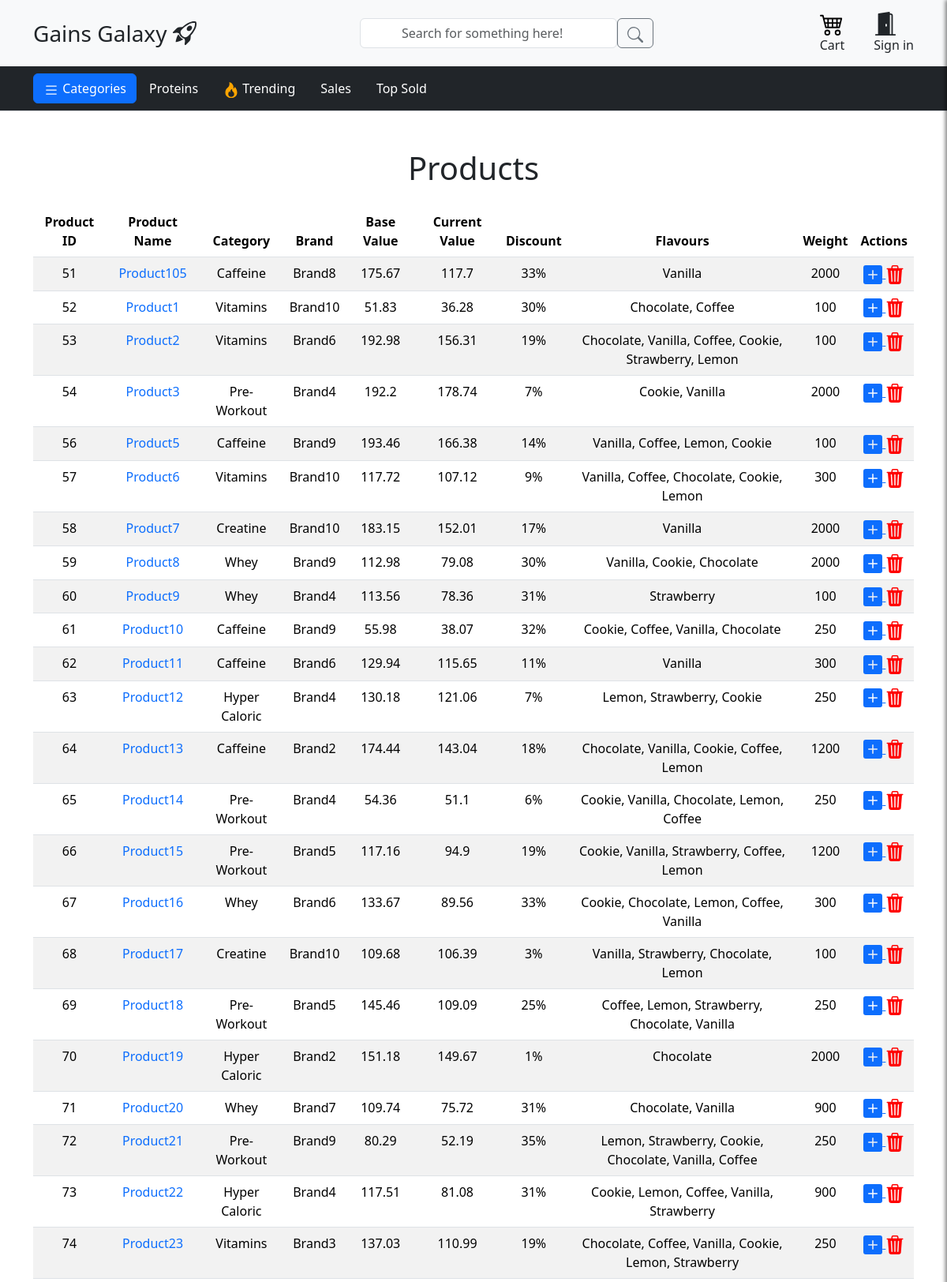
The app's page /all_products (upper part) with its own data.
### app/models.py (models this page shows)
class Products(db.Model):
    __tablename__ = 'products'
    id = db.Column(db.Integer, primary_key=True)
    name = db.Column(db.String(100), nullable=False)
    category = db.Column(db.String(100), nullable=False)
    brand = db.Column(db.String(100), nullable=False)
    base_value = db.Column(db.Float, nullable=False)
    current_value = db.Column(db.Float, nullable=False)
    discount = db.Column(db.Integer, default=0)
    weight = db.Column(db.String(100), nullable=False)
    update_date = db.Column(db.DateTime, default=datetime.now, onupdate=datetime.now)
    description = db.Column(db.Text, nullable=True)
    benefits = db.Column(db.Text, nullable=True)
    how_to_use = db.Column(db.Text, nullable=True)
    top_sale = db.Column(db.Boolean, default=False)
    most_sold = db.Column(db.Boolean, default=False)
    _flavours = db.Column('flavours', db.Text, nullable=False)  # JSON string
    _images = db.Column('images', db.Text, nullable=True)  # JSON string
    order_items = db.relationship('OrdersItem', backref='product', lazy=True)
    reviews = db.relationship('Reviews', backref='product', lazy=True)
    @property
    def flavours(self):
        return json.loads(self._flavours) if self._flavours else []
    @flavours.setter
    def flavours(self, value):
        self._flavours = json.dumps(value)
    @property
    def images(self):
        return json.loads(self._images) if self._images else []
    @images.setter
    def images(self, value):
        self._images = json.dumps(value)

### app/routes.py (the view)
    @app.route('/all_products')
    def all_products():
        result = Products.query.order_by(Products.id).all()
        products = products_schema.dump(result)
        return render_template('all_products.html', products=products)

### app/templates/all_products.html (shortened to what this page needs)
{% extends "base.html" %}
{% block title %}
<div class="container mt-5 text-center">
    <h1>Products</h1>
</div>
{% endblock %}
{% block content %}
<div class="container mt-4">
    <table class="table table-striped text-center">
        <thead>
            <tr>
                <th>Product ID</th>
                <th>Product Name</th>
                <th>Category</th>
                <th>Brand</th>
                <th>Base Value</th>
                <th>Current Value</th>
                <th>Discount</th>
                <th>Flavours</th>
                <th>Weight</th>
                <th>Actions</th>
            </tr>
        </thead>
        <tbody>
            {% for product in products %}
            <tr>
                <td>{{ product.id }}</td>
                <td>
                    <a href="{{ url_for('product',id=product.id) }}" class="text-decoration-none">{{ product.name }}</a>
                </td>
                <td>{{ product.category }}</td>
                <td>{{ product.brand }}</td>
                <td>{{ product.base_value | round(2) }}</td>
                <td>{{ product.current_value | round(2) }}</td>
                <td>{{ product.discount }}%</td>
                <td>{{ product.flavours | join(', ') }}</td>
                <td>{{ product.weight }}</td>
                <td>
                    <a href="{{ url_for('edit_existent_product', product_id = product.id) }}">
                    <svg xmlns="http://www.w3.org/2000/svg" width="24" height="24" fill="currentColor" class="bi bi-plus-square-fill" viewBox="0 0 16 16">
                      <path d="M2 0a2 2 0 0 0-2 2v12a2 2 0 0 0 2 2h12a2 2 0 0 0 2-2V2a2 2 0 0 0-2-2zm6.5 4.5v3h3a.5.5 0 0 1 0 1h-3v3a.5.5 0 0 1-1 0v-3h-3a.5.5 0 0 1 0-1h3v-3a.5.5 0 0 1 1 0"/>
                    </svg>
                    </a>
                    <a href="{{ url_for('delete_existent_product', product_id = product.id) }}">
                    </a>
                </td>
            </tr>
            {% endfor %}
        </tbody>
    </table>
</div>
{% endblock %}

### records on screen
Products: id "51", name "Product105", category "Caffeine", brand "Brand8", base_value "175.67", current_value "117.7", discount "33", flavours "Vanilla", weight "2000"
Products: id "52", name "Product1", category "Vitamins", brand "Brand10", base_value "51.83", current_value "36.28", discount "30", flavours "Chocolate, Coffee", weight "100"
Products: id "53", name "Product2", category "Vitamins", brand "Brand6", base_value "192.98", current_value "156.31", discount "19", flavours "Chocolate, Vanilla, Coffee, Cookie, Strawberry, Lemon", weight "100"
Products: id "54", name "Product3", category "Pre-Workout", brand "Brand4", base_value "192.2", current_value "178.74", discount "7", flavours "Cookie, Vanilla", weight "2000"
Products: id "56", name "Product5", category "Caffeine", brand "Brand9", base_value "193.46", current_value "166.38", discount "14", flavours "Vanilla, Coffee, Lemon, Cookie", weight "100"
Products: id "57", name "Product6", category "Vitamins", brand "Brand10", base_value "117.72", current_value "107.12", discount "9", flavours "Vanilla, Coffee, Chocolate, Cookie, Lemon", weight "300"
Products: id "58", name "Product7", category "Creatine", brand "Brand10", base_value "183.15", current_value "152.01", discount "17", flavours "Vanilla", weight "2000"
Products: id "59", name "Product8", category "Whey", brand "Brand9", base_value "112.98", current_value "79.08", discount "30", flavours "Vanilla, Cookie, Chocolate", weight "2000"
Products: id "60", name "Product9", category "Whey", brand "Brand4", base_value "113.56", current_value "78.36", discount "31", flavours "Strawberry", weight "100"
Products: id "61", name "Product10", category "Caffeine", brand "Brand9", base_value "55.98", current_value "38.07", discount "32", flavours "Cookie, Coffee, Vanilla, Chocolate", weight "250"
Products: id "62", name "Product11", category "Caffeine", brand "Brand6", base_value "129.94", current_value "115.65", discount "11", flavours "Vanilla", weight "300"
Products: id "63", name "Product12", category "Hyper Caloric", brand "Brand4", base_value "130.18", current_value "121.06", discount "7", flavours "Lemon, Strawberry, Cookie", weight "250"
Products: id "64", name "Product13", category "Caffeine", brand "Brand2", base_value "174.44", current_value "143.04", discount "18", flavours "Chocolate, Vanilla, Cookie, Coffee, Lemon", weight "1200"
Products: id "65", name "Product14", category "Pre-Workout", brand "Brand4", base_value "54.36", current_value "51.1", discount "6", flavours "Cookie, Vanilla, Chocolate, Lemon, Coffee", weight "250"
Products: id "66", name "Product15", category "Pre-Workout", brand "Brand5", base_value "117.16", current_value "94.9", discount "19", flavours "Cookie, Vanilla, Strawberry, Coffee, Lemon", weight "1200"
Products: id "67", name "Product16", category "Whey", brand "Brand6", base_value "133.67", current_value "89.56", discount "33", flavours "Cookie, Chocolate, Lemon, Coffee, Vanilla", weight "300"
Products: id "68", name "Product17", category "Creatine", brand "Brand10", base_value "109.68", current_value "106.39", discount "3", flavours "Vanilla, Strawberry, Chocolate, Lemon", weight "100"
Products: id "69", name "Product18", category "Pre-Workout", brand "Brand5", base_value "145.46", current_value "109.09", discount "25", flavours "Coffee, Lemon, Strawberry, Chocolate, Vanilla", weight "250"
Products: id "70", name "Product19", category "Hyper Caloric", brand "Brand2", base_value "151.18", current_value "149.67", discount "1", flavours "Chocolate", weight "2000"
Products: id "71", name "Product20", category "Whey", brand "Brand7", base_value "109.74", current_value "75.72", discount "31", flavours "Chocolate, Vanilla", weight "900"
Products: id "72", name "Product21", category "Pre-Workout", brand "Brand9", base_value "80.29", current_value "52.19", discount "35", flavours "Lemon, Strawberry, Cookie, Chocolate, Vanilla, Coffee", weight "250"
Products: id "73", name "Product22", category "Hyper Caloric", brand "Brand4", base_value "117.51", current_value "81.08", discount "31", flavours "Cookie, Lemon, Coffee, Vanilla, Strawberry", weight "900"
Products: id "74", name "Product23", category "Vitamins", brand "Brand3", base_value "137.03", current_value "110.99", discount "19", flavours "Chocolate, Coffee, Vanilla, Cookie, Lemon, Strawberry", weight "250"
